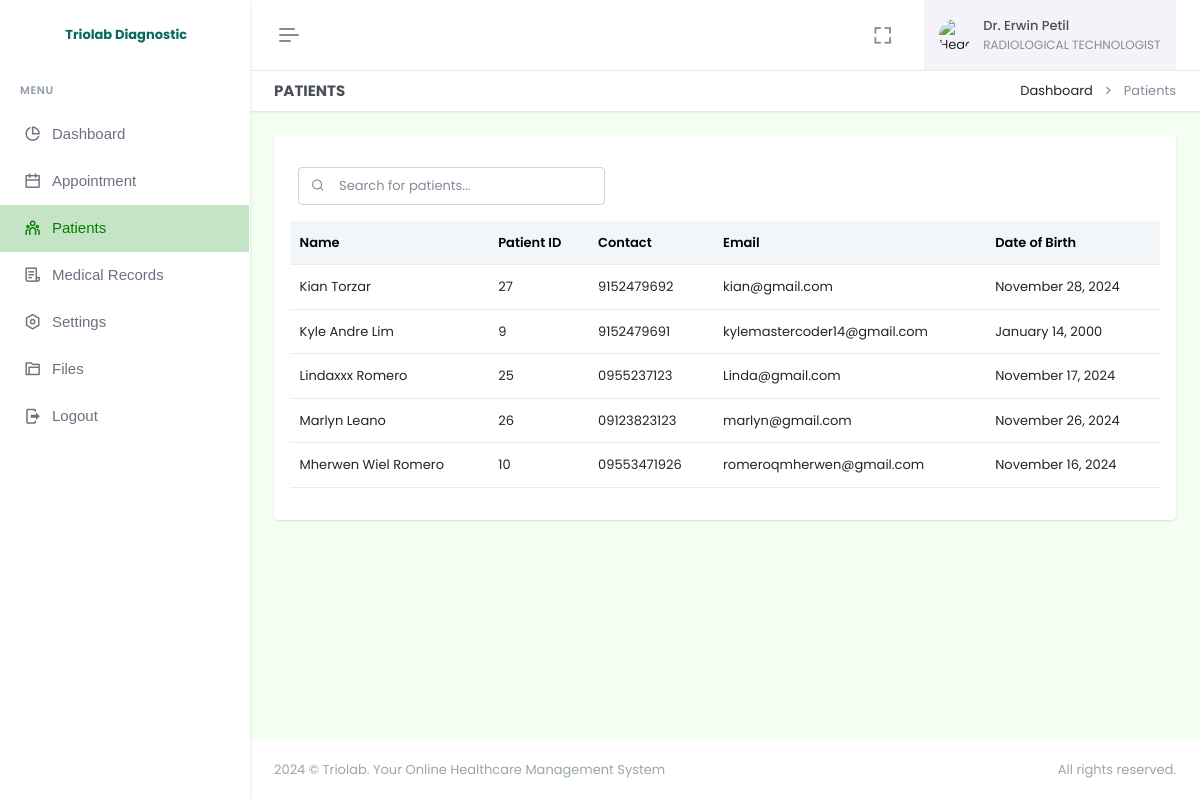
Screenshot of /doctor/patients.php (signed in) with the database file from the repository.
### tables this page shows
CREATE TABLE `doctor` (
  `employee_id` varchar(255) NOT NULL,
  `firstname` varchar(255) NOT NULL,
  `lastname` varchar(255) NOT NULL,
  `username` varchar(255) NOT NULL,
  `email` varchar(255) NOT NULL,
  `password` varchar(255) NOT NULL,
  `profile_img` varchar(255) DEFAULT NULL,
  `department_id` int(11) DEFAULT NULL,
  `date_added` timestamp NOT NULL DEFAULT current_timestamp(),
  `is_archive` tinyint(4) NOT NULL DEFAULT 0,
  PRIMARY KEY (`employee_id`),
  KEY `fk_doctor_department_new` (`department_id`),
  CONSTRAINT `fk_doctor_department_new` FOREIGN KEY (`department_id`) REFERENCES `departments` (`id`) ON DELETE SET NULL
);

CREATE TABLE `departments` (
  `id` int(255) NOT NULL AUTO_INCREMENT,
  `name` varchar(255) NOT NULL,
  `date_added` date NOT NULL DEFAULT current_timestamp(),
  `is_archive` tinyint(4) NOT NULL DEFAULT 0,
  PRIMARY KEY (`id`)
);

CREATE TABLE `patient` (
  `id` int(11) NOT NULL AUTO_INCREMENT,
  `firstname` varchar(255) NOT NULL,
  `lastname` varchar(255) NOT NULL,
  `age` varchar(255) NOT NULL,
  `sex` varchar(255) NOT NULL,
  `email` varchar(255) NOT NULL,
  `dob` varchar(255) DEFAULT NULL,
  `birthplace` varchar(255) DEFAULT NULL,
  `contact` varchar(255) DEFAULT NULL,
  `password` varchar(255) NOT NULL,
  `province` varchar(255) DEFAULT NULL,
  `city` varchar(255) DEFAULT NULL,
  `barangay` varchar(255) DEFAULT NULL,
  `street` varchar(255) DEFAULT NULL,
  `date_added` timestamp NOT NULL DEFAULT current_timestamp(),
  PRIMARY KEY (`id`)
);

### doctor/patients.php (the view, shortened to what this page needs)
<?php
require "../admin/modals/functions.php";
?>
<!doctype html>
<html lang="en" data-layout="vertical" data-topbar="light" data-sidebar="light" data-sidebar-size="lg" data-sidebar-image="none" data-preloader="disable" data-theme="default" data-theme-colors="green">
<head>
    <link rel="stylesheet" href="https://cdn.jsdelivr.net/npm/flatpickr/dist/flatpickr.min.css">
    <link href="assets/css/bootstrap.min.css" rel="stylesheet" type="text/css" />
    <link href="assets/css/icons.min.css" rel="stylesheet" type="text/css" />
    <link href="assets/css/app.min.css" rel="stylesheet" type="text/css" />
    <link href="assets/css/custom.min.css" rel="stylesheet" type="text/css" />
    <link rel="stylesheet" href="assets/css/sweetalert.css">
</head>
<body style="background-color: #F2FFF1">
    <div id="layout-wrapper">
        <?php require "header.php"; ?>
        <?php require "sidebar.php" ?>
        <div class="main-content">
            <div class="page-content">
                <div class="container-fluid">
                    <div class="row">
                        <div class="col-12">
                            <div class="page-title-box d-sm-flex align-items-center justify-content-between bg-galaxy-transparent">
                                <h4 class="mb-sm-0">Patients</h4>
                                <div class="page-title-right">
                                    <ol class="breadcrumb m-0">
                                        <li class="breadcrumb-item"><a href="index.php">Dashboard</a></li>
                                        <li class="breadcrumb-item active">Patients</li>
                                    </ol>
                                </div>
                            </div>
                        </div>
                    </div>
                    <div class="row">
                        <div class="col-12">
                            <div class="card">
                                <div class="card-body">
                                    <div class="d-flex justify-content-sm-start">
                                        <div class="search-box ms-2 mt-3 mb-3">
                                            <input type="text" id="searchInput" class="form-control" placeholder="Search for patients..." onkeyup="searchTable()">
                                            <i class="ri-search-line search-icon"></i>
                                        </div>
                                    </div>
                                    <table class="table align-middle table-nowrap" id="patientTable">
                                        <thead class="table-light">
                                            <tr>
                                                <th>Name</th>
                                                <th>Patient ID</th>
                                                <th>Contact</th>
                                                <th>Email</th>
                                                <th>Date of Birth</th>
                                            </tr>
                                        </thead>
                                        <tbody class="list">
                                            <?php
                                            $selectPatient = $pdo->prepare("
                                                SELECT *
                                                FROM patient
                                                ORDER BY firstname ASC
                                            ");
                                            $selectPatient->execute();
                                            if ($selectPatient->rowCount() > 0) {
                                                while ($row = $selectPatient->fetch(PDO::FETCH_ASSOC)) {
                                                    $fullname = htmlspecialchars($row['firstname']) . " " . htmlspecialchars($row['lastname']);
                                                    $formattedDate = date("F j, Y", strtotime($row['dob']));
                                            ?>
                                                    <tr>
                                                        <td><?= $fullname; ?></td>
                                                        <td><?= htmlspecialchars($row['id']); ?></td>
                                                        <td><?= htmlspecialchars($row['contact']); ?></td>
                                                        <td><?= htmlspecialchars($row['email']); ?></td>
                                                        <td><?= $formattedDate; ?></td>
                                                    </tr>
                                                <?php
                                                }
                                            }
                                            ?>
                                        </tbody>
                                    </table>
                                </div>
                            </div>
                        </div>
                    </div>
                </div>
            </div>
            <?php require "footer.php"; ?>
        </div>
    </div>
</body>
</html>

### doctor/header.php (shortened to what this page needs)
<header id="page-topbar">
    <div class="layout-width">
        <div class="navbar-header">
            <div class="d-flex">
                <button type="button" class="btn btn-sm px-3 fs-16 header-item vertical-menu-btn topnav-hamburger material-shadow-none" id="topnav-hamburger-icon">
                    <span class="hamburger-icon">
                        <span></span>
                        <span></span>
                        <span></span>
                    </span>
                </button>
            </div>
            <div class="d-flex align-items-center">
                <div class="ms-1 header-item d-none d-sm-flex">
                    <button type="button" class="btn btn-icon btn-topbar material-shadow-none btn-ghost-secondary rounded-circle" data-toggle="fullscreen">
                        <i class='bx bx-fullscreen fs-22'></i>
                    </button>
                </div>
                <?php
                $doctor_id = $_SESSION['user_id'];
                $selectDoctor = $pdo->query("SELECT * FROM doctor WHERE employee_id = '$doctor_id'");
                $fetchDoctor = $selectDoctor->fetch(PDO::FETCH_ASSOC);
                $department_id = $fetchDoctor['department_id'];
                $selectDepartment = $pdo->query("SELECT * FROM departments WHERE id = '$department_id'");
                $fetchDepartment = $selectDepartment->fetch(PDO::FETCH_ASSOC);
                ?>
                <div class="dropdown ms-sm-3 header-item topbar-user">
                    <button type="button" class="btn material-shadow-none" id="page-header-user-dropdown" data-bs-toggle="dropdown" aria-haspopup="true" aria-expanded="false">
                        <span class="d-flex align-items-center">
                            <img class="rounded-circle header-profile-user" src="<?= $fetchDoctor['profile_img'] == NULL ? "assets/images/dummy.png" : $fetchDoctor['profile_img'] ?>" alt="Header Avatar">
                            <span class="text-start ms-xl-2">
                                <span class="d-none d-xl-inline-block ms-1 fw-medium user-name-text">Dr. <?= $fetchDoctor['firstname'] . " " . $fetchDoctor['lastname'] ?></span>
                                <span class="d-none d-xl-block ms-1 fs-12 user-name-sub-text"><?= $fetchDepartment['name'] ?></span>
                            </span>
                        </span>
                    </button>
                </div>
            </div>
        </div>
    </div>
</header>

### rows the page displays
doctor: firstname "Erwin", lastname "Petil"
departments: name "RADIOLOGICAL TECHNOLOGIST"
patient: fullname "Kian Torzar", id "27", contact "9152479692", email "kian@gmail.com", dob "November 28, 2024"
patient: fullname "Kyle Andre Lim", id "9", contact "9152479691", email "kylemastercoder14@gmail.com", dob "January 14, 2000"
patient: fullname "Lindaxxx Romero", id "25", contact "0955237123", email "Linda@gmail.com", dob "November 17, 2024"
patient: fullname "Marlyn Leano", id "26", contact "09123823123", email "marlyn@gmail.com", dob "November 26, 2024"
patient: fullname "Mherwen Wiel Romero", id "10", contact "09553471926", email "romeroqmherwen@gmail.com", dob "November 16, 2024"
